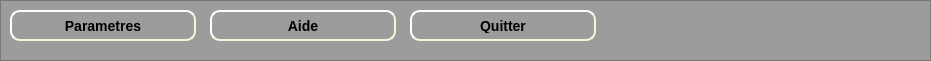
   <widget class="QFrame" name="frame">
    <property name="geometry">
     <rect>
      <x>0</x>
      <y>0</y>
      <width>931</width>
      <height>61</height>
     </rect>
    </property>
    <property name="styleSheet">
     <string notr="true">background-color: rgb(156, 156, 156);</string>
    </property>
    <property name="frameShape">
     <enum>QFrame::StyledPanel</enum>
    </property>
    <property name="frameShadow">
     <enum>QFrame::Raised</enum>
    </property>
    <widget class="QPushButton" name="pushButton_parametres">
     <property name="geometry">
      <rect>
       <x>10</x>
       <y>10</y>
       <width>186</width>
       <height>31</height>
      </rect>
     </property>
     <property name="styleSheet">
      <string notr="true">#pushButton_parametres
{
border-color: beige;
border-style: outset;
  border-width: 2px;
  border-radius: 10px;
  font: bold 14px;
  min-width: 10em;
  padding: 6px;
}
#pushButton_parametres:hover
{
	border-color: blue;
}</string>
     </property>
     <property name="text">
      <string>Parametres</string>
     </property>
    </widget>
    <widget class="QPushButton" name="pushButton_aide">
     <property name="geometry">
      <rect>
       <x>210</x>
       <y>10</y>
       <width>186</width>
       <height>31</height>
      </rect>
     </property>
     <property name="styleSheet">
      <string notr="true">#pushButton_aide
{
border-color: beige;
border-style: outset;
  border-width: 2px;
  border-radius: 10px;
  font: bold 14px;
  min-width: 10em;
  padding: 6px;
}
#pushButton_aide:hover
{
	border-color: blue;
}</string>
     </property>
     <property name="text">
      <string>Aide</string>
     </property>
    </widget>
    <widget class="QPushButton" name="pushButton_quitter">
     <property name="geometry">
      <rect>
       <x>410</x>
       <y>10</y>
       <width>186</width>
       <height>31</height>
      </rect>
     </property>
     <property name="styleSheet">
      <string notr="true">#pushButton_quitter
{
border-color: beige;
border-style: outset;
  border-width: 2px;
  border-radius: 10px;
  font: bold 14px;
  min-width: 10em;
  padding: 6px;
}
#pushButton_quitter:hover
{
	border-color: blue;
}</string>
     </property>
     <property name="text">
      <string>Quitter</string>
     </property>
    </widget>
   </widget>
